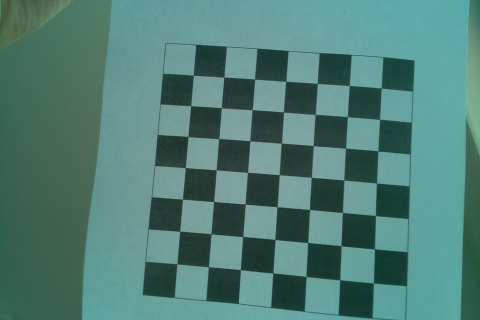
#> input picture chess_board/chess.jpg, 480 x 320 px; its folder holds only this picture in this run
$ python camera_regist.py
#> lines starting #> are read from the running program, lines starting #| are printed output that depends on the picture; after the words box and inside, x2 and y2 are one past the last pixel; in counts of white or black regions, pixels touching at a corner belong together; long printed decimals are rounded
"""
Reference:
OpenCV-Python Tutorials - Camera Calibration and 3D Reconstruction
http://opencv-python-tutroals.readthedocs.org/en/latest/py_tutorials/py_calib3d/py_calibration/py_calibration.html
"""

import cv2
import numpy as np
import glob

# termination criteria
criteria = (cv2.TERM_CRITERIA_EPS + cv2.TERM_CRITERIA_MAX_ITER, 30, 0.001)

# 6x9 chess board, prepare object points, like (0,0,0), (1,0,0), (2,0,0) ....,(6,5,0)
object_point = np.zeros((7*7, 3), np.float32)
object_point[:, :2] = np.mgrid[0:7, 0:7].T.reshape(-1, 2)

# 3d point in real world space
object_points = []
# 2d points in image plane
image_points = []
h, w = 0, 0

images = glob.glob('chess_board/*.jpg')

for file_name in images:
    image = cv2.imread(file_name)
#> image is the input picture: shape (320, 480, 3); mean B, G, R 118.4, 126.7, 80.6
    gray = cv2.cvtColor(image, cv2.COLOR_BGR2GRAY)
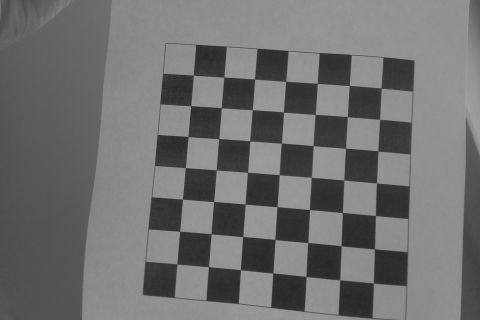
#> gray: shape (320, 480); min 39, max 160, mean 111.9
    h, w = gray.shape[:2]
#> h = 320; w = 480

    # find chess board corners
    ret, corners = cv2.findChessboardCorners(gray, (7, 7), None)
#> ret = True; corners = 49 rows, first 8: [193.4, 75.14], [223.8, 77.16], [254.5, 79.07], [285.7, 81.37], [317.3, 83.43], [349.4, 85.49], [381.2, 88.11], [190.6, 105.7]

    # add object points, image points
    if ret:
        object_points.append(object_point)
        cv2.cornerSubPix(gray, corners, (11, 11), (-1, -1), criteria)
        image_points.append(corners)

        # draw and display the corners
        cv2.drawChessboardCorners(image, (7, 7), corners, ret)
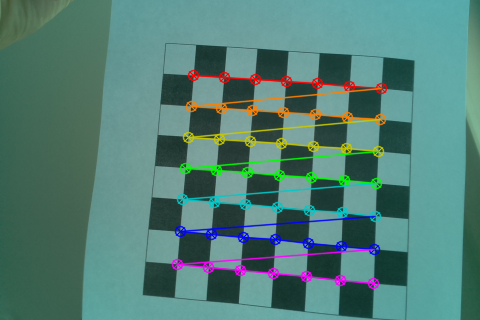
#> image: shape (320, 480, 3); 7.34% of pixels changed, all inside (x1, y1, x2, y2) = (171, 69, 388, 290)
        image = cv2.resize(image, (640, 480), interpolation=cv2.INTER_CUBIC)
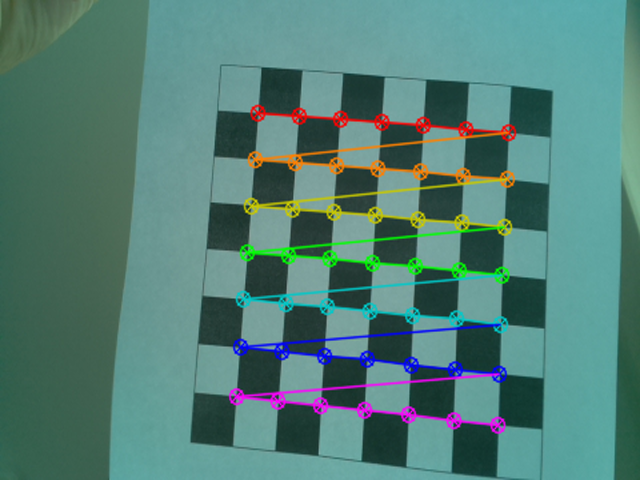
#> image: shape (480, 640, 3); mean B, G, R 118.5, 126.9, 82.8
        cv2.imshow('image', image)
        cv2.waitKey(500)

# calibration
retval, cameraMatrix, distCoeffs, rvecs, tvecs = cv2.calibrateCamera(object_points, image_points, (w, h), None, None)
#> retval = 0.168; cameraMatrix = [[530.5, 0, 205.8], [0, 546.7, 213.8], [0, 0, 1]]; distCoeffs = [[0.381, -3, 0.0245, 0.00838, 8.93]]; rvecs = ([-0.0998, 0.0333, 0.0811],); tvecs = ([-0.417, -4.43, 17.36],)

print("camera matrix:\n", cameraMatrix)
#| camera matrix:
#|  [[530.480   0.         205.805]
#|  [  0.         546.678  213.813]
#|  [  0.           0.           1.        ]]

# pi camera intrinsic parameters
ay = cameraMatrix[1, 1]
#> ay = 546.7
u0 = cameraMatrix[0, 2]
#> u0 = 205.8
v0 = cameraMatrix[1, 2]
#> v0 = 213.8
print("Ay:", ay)
#| Ay: 546.678
print("u0:", u0)
#| u0: 205.805
print("v0:", v0)
#| v0: 213.813

cv2.destroyAllWindows()

$ run again, on chess_board/chess12.jpg
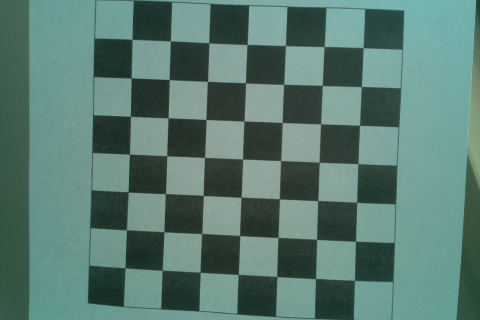
#> input picture chess_board/chess12.jpg, 480 x 320 px
#> image is the input picture: shape (320, 480, 3); mean B, G, R 113.6, 122.8, 89.5
#> `gray = cv2.cvtColor(image, cv2.COLOR_BGR2GRAY)`:
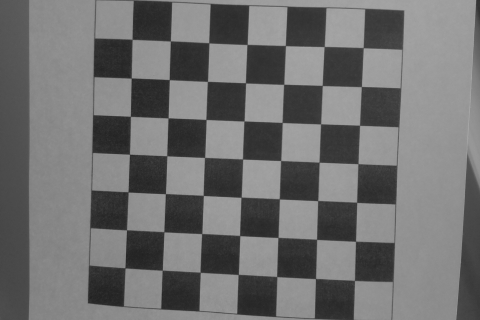
#> gray: shape (320, 480); min 33, max 166, mean 111.8
#> ret = True; corners = 49 rows, first 8: [132.3, 39.25], [170.1, 41], [209, 42.99], [247, 44.3], [285.4, 45.97], [324.1, 46.55], [363.1, 47.97], [131, 78.06]
#> `image = cv2.resize(image, (640, 480), interpolation=cv2.INTER_CUBIC)`:
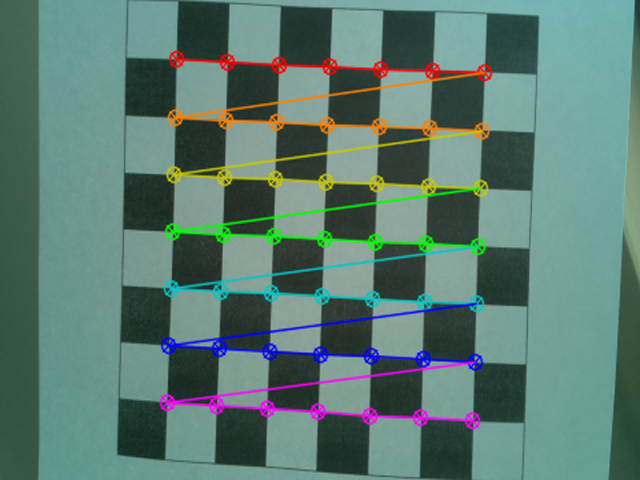
#> image: shape (480, 640, 3); mean B, G, R 113.8, 123.1, 91.5
#> retval = 0.197; cameraMatrix = [[5608.3, 0, 381.8], [0, 5104.6, 98.34], [0, 0, 1]]; distCoeffs = [[23.02, -2084.3, -0.206, 0.406, -2.07]]; rvecs = ([-0.0391, 0.377, 0.0372],); tvecs = ([-6.01, -1.47, 133.6],)
#| camera matrix:
#|  [[5.60827171e+03 0.00000000e+00 3.81770215e+02]
#|  [0.00000000e+00 5.10461094e+03 9.83423335e+01]
#|  [0.00000000e+00 0.00000000e+00 1.00000000e+00]]
#> ay = 5104.6
#> u0 = 381.8
#> v0 = 98.34
#| Ay: 5104.611
#| u0: 381.770
#| v0: 98.342

$ run again, on chess_board/chess13.jpg
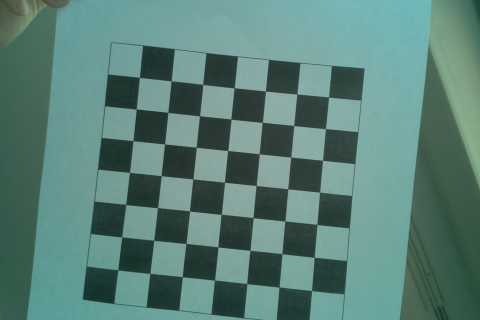
#> input picture chess_board/chess13.jpg, 480 x 320 px
#> image is the input picture: shape (320, 480, 3); mean B, G, R 120, 128.5, 90.4
#> `gray = cv2.cvtColor(image, cv2.COLOR_BGR2GRAY)`:
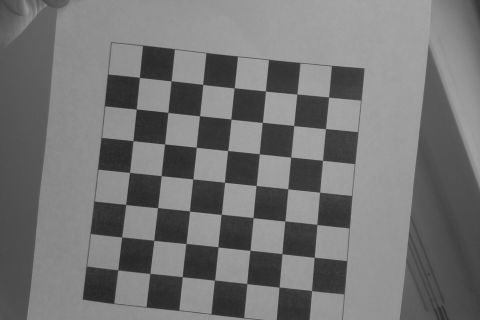
#> gray: shape (320, 480); min 37, max 166, mean 116.1
#> ret = True; corners = 49 rows, first 8: [139.5, 77.51], [171.2, 80.92], [202.8, 84.31], [234.1, 88.03], [265.4, 91.03], [297, 94.01], [328.7, 97.09], [136.2, 109.1]
#> `image = cv2.resize(image, (640, 480), interpolation=cv2.INTER_CUBIC)`:
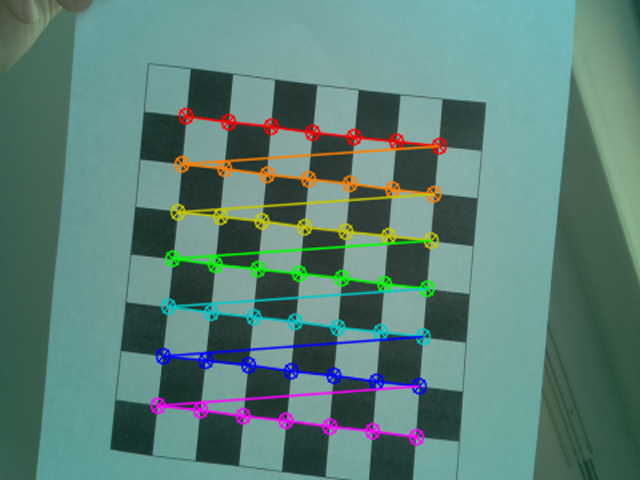
#> image: shape (480, 640, 3); mean B, G, R 120, 128.7, 92.3
#> retval = 0.111; cameraMatrix = [[1849.4, 0, 429.8], [0, 1827.4, 99.68], [0, 0, 1]]; distCoeffs = [[2.4, -3.95, -0.0898, 0.22, -65.07]]; rvecs = ([-0.255, 0.042, 0.0866],); tvecs = ([-9.07, -0.544, 55.13],)
#| camera matrix:
#|  [[1.84942974e+03 0.00000000e+00 4.29783403e+02]
#|  [0.00000000e+00 1.82741400e+03 9.96762820e+01]
#|  [0.00000000e+00 0.00000000e+00 1.00000000e+00]]
#> ay = 1827.4
#> u0 = 429.8
#> v0 = 99.68
#| Ay: 1827.414
#| u0: 429.783
#| v0: 99.676

$ run again, on chess_board/chess14.jpg
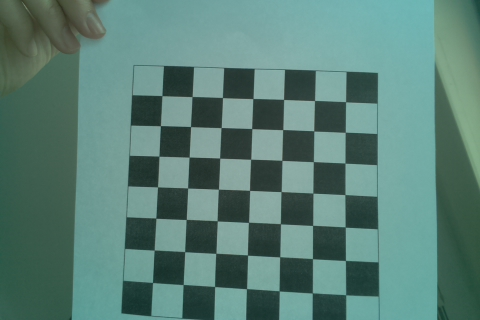
#> input picture chess_board/chess14.jpg, 480 x 320 px
#> image is the input picture: shape (320, 480, 3); mean B, G, R 118.7, 127.8, 90.1
#> `gray = cv2.cvtColor(image, cv2.COLOR_BGR2GRAY)`:
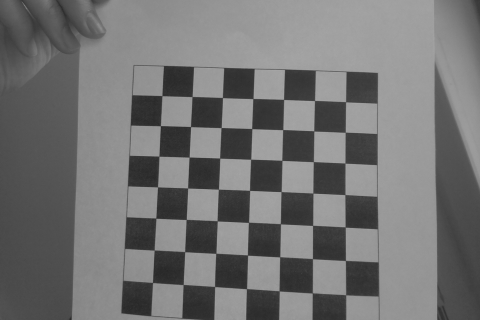
#> gray: shape (320, 480); min 39, max 165, mean 115.4
#> ret = True; corners = 49 rows, first 8: [161.8, 95.62], [192, 96.53], [222.5, 97.54], [252.9, 98.53], [283.6, 99.43], [314.5, 100.5], [345.6, 101.7], [160.4, 125.6]
#> `image = cv2.resize(image, (640, 480), interpolation=cv2.INTER_CUBIC)`:
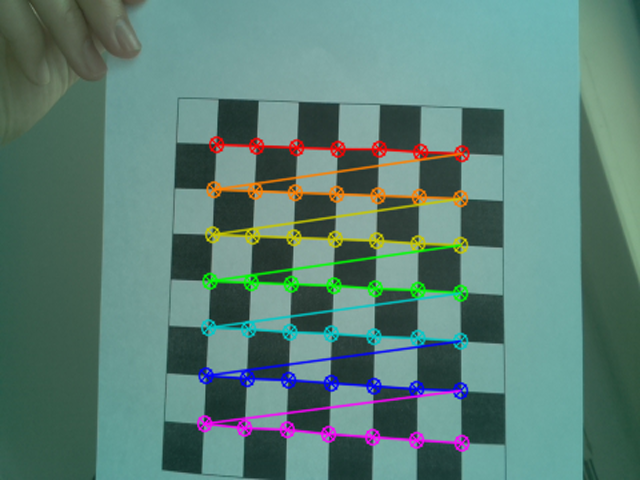
#> image: shape (480, 640, 3); mean B, G, R 118.7, 127.9, 91.9
#> retval = 0.259; cameraMatrix = [[961.7, 0, 211.6], [0, 968.9, 100], [0, 0, 1]]; distCoeffs = [[-1.21, 31.85, 0.0427, 0.0341, -267.8]]; rvecs = ([-0.233, 0.0921, 0.0374],); tvecs = ([-1.64, -0.136, 31.75],)
#| camera matrix:
#|  [[961.701   0.         211.644]
#|  [  0.         968.910 100.012]
#|  [  0.           0.           1.        ]]
#> ay = 968.9
#> u0 = 211.6
#> v0 = 100
#| Ay: 968.910
#| u0: 211.644
#| v0: 100.012

$ run again, on chess_board/chess1.jpg
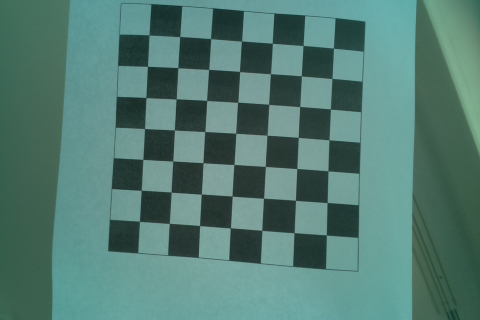
#> input picture chess_board/chess1.jpg, 480 x 320 px
#> image is the input picture: shape (320, 480, 3); mean B, G, R 115.7, 124.5, 83.7
#> `gray = cv2.cvtColor(image, cv2.COLOR_BGR2GRAY)`:
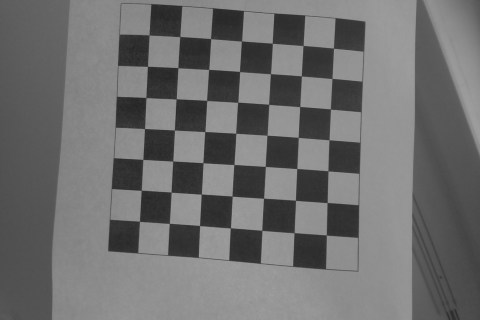
#> gray: shape (320, 480); min 36, max 159, mean 111.3
#> ret = True; corners = 49 rows, first 8: [149.1, 34.86], [179.7, 36.54], [210.5, 38.61], [241.6, 41.02], [272.3, 43.35], [303.2, 45.5], [333.5, 48.22], [147.5, 66.39]
#> `image = cv2.resize(image, (640, 480), interpolation=cv2.INTER_CUBIC)`:
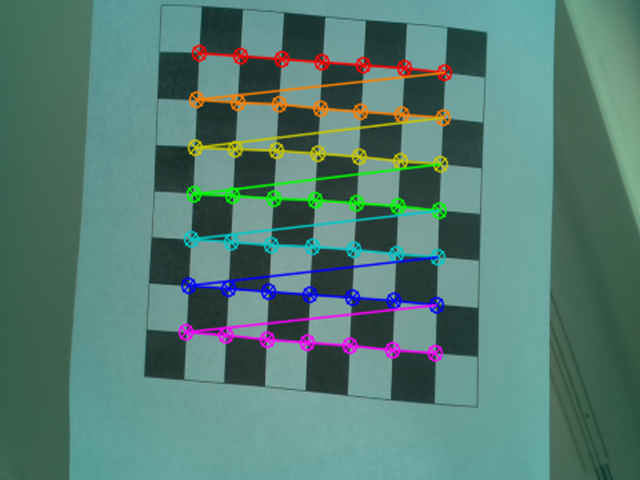
#> image: shape (480, 640, 3); mean B, G, R 115.9, 124.8, 85.8
#> retval = 0.377; cameraMatrix = [[3867.1, 0, 308.2], [0, 3809.1, 270.4], [0, 0, 1]]; distCoeffs = [[-21.28, 1665.3, -0.255, -0.00469, 19.12]]; rvecs = ([-0.0964, -0.199, 0.0544],); tvecs = ([-5.07, -7.47, 119.1],)
#| camera matrix:
#|  [[3.86713127e+03 0.00000000e+00 3.08215234e+02]
#|  [0.00000000e+00 3.80913762e+03 2.70375322e+02]
#|  [0.00000000e+00 0.00000000e+00 1.00000000e+00]]
#> ay = 3809.1
#> u0 = 308.2
#> v0 = 270.4
#| Ay: 3809.138
#| u0: 308.215
#| v0: 270.375
